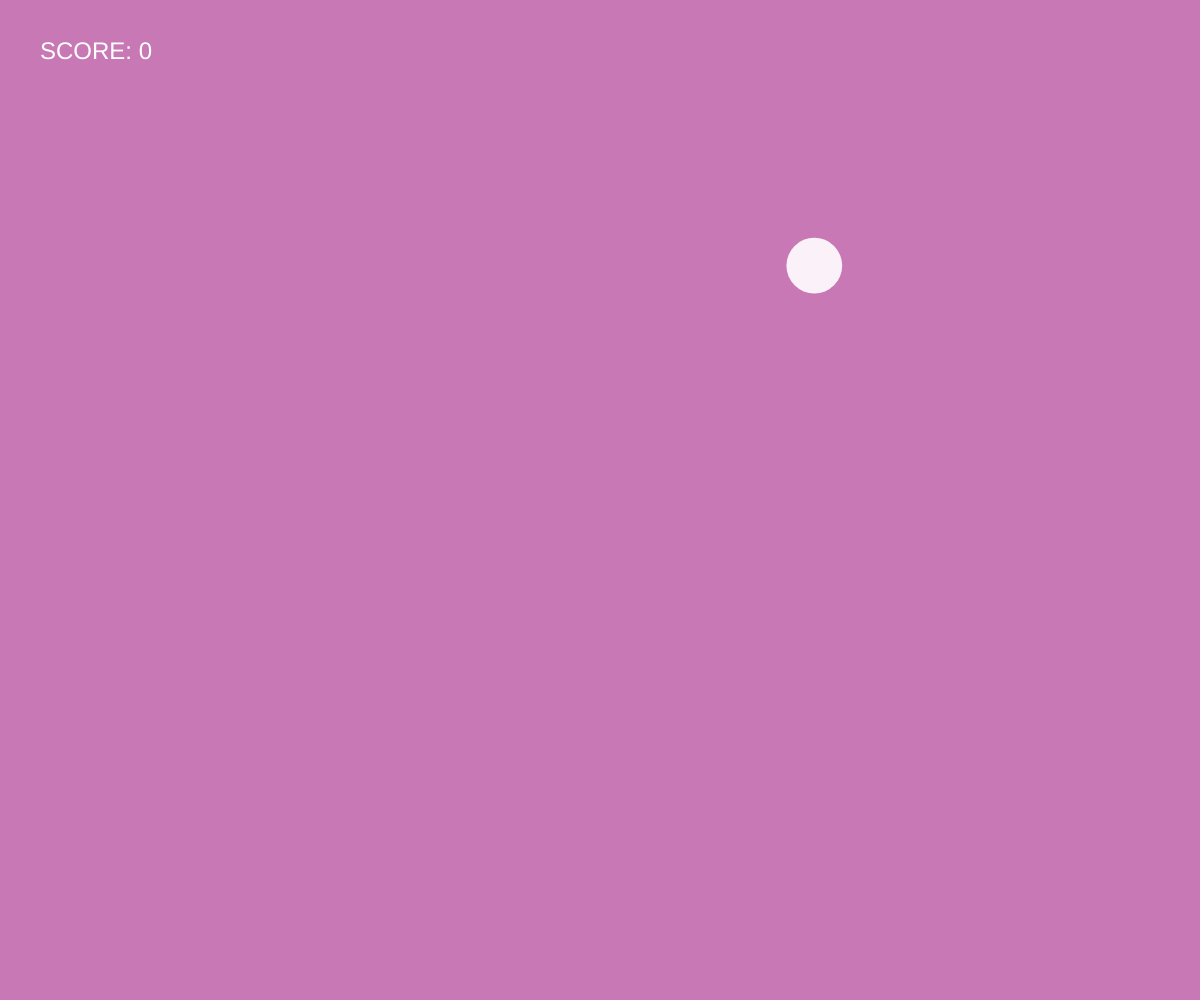
Frame 1 (no input)
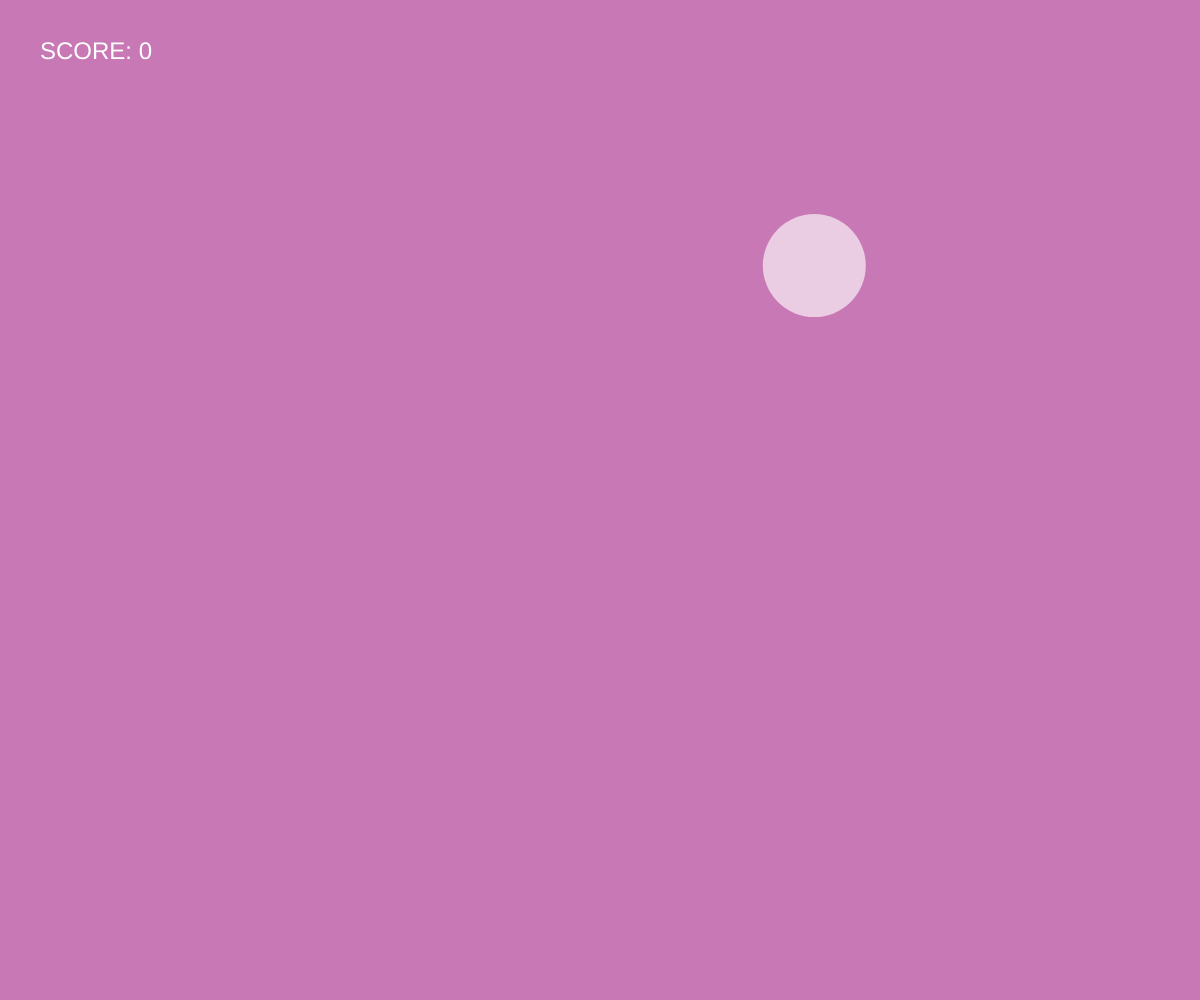
Frame 60 (no input)
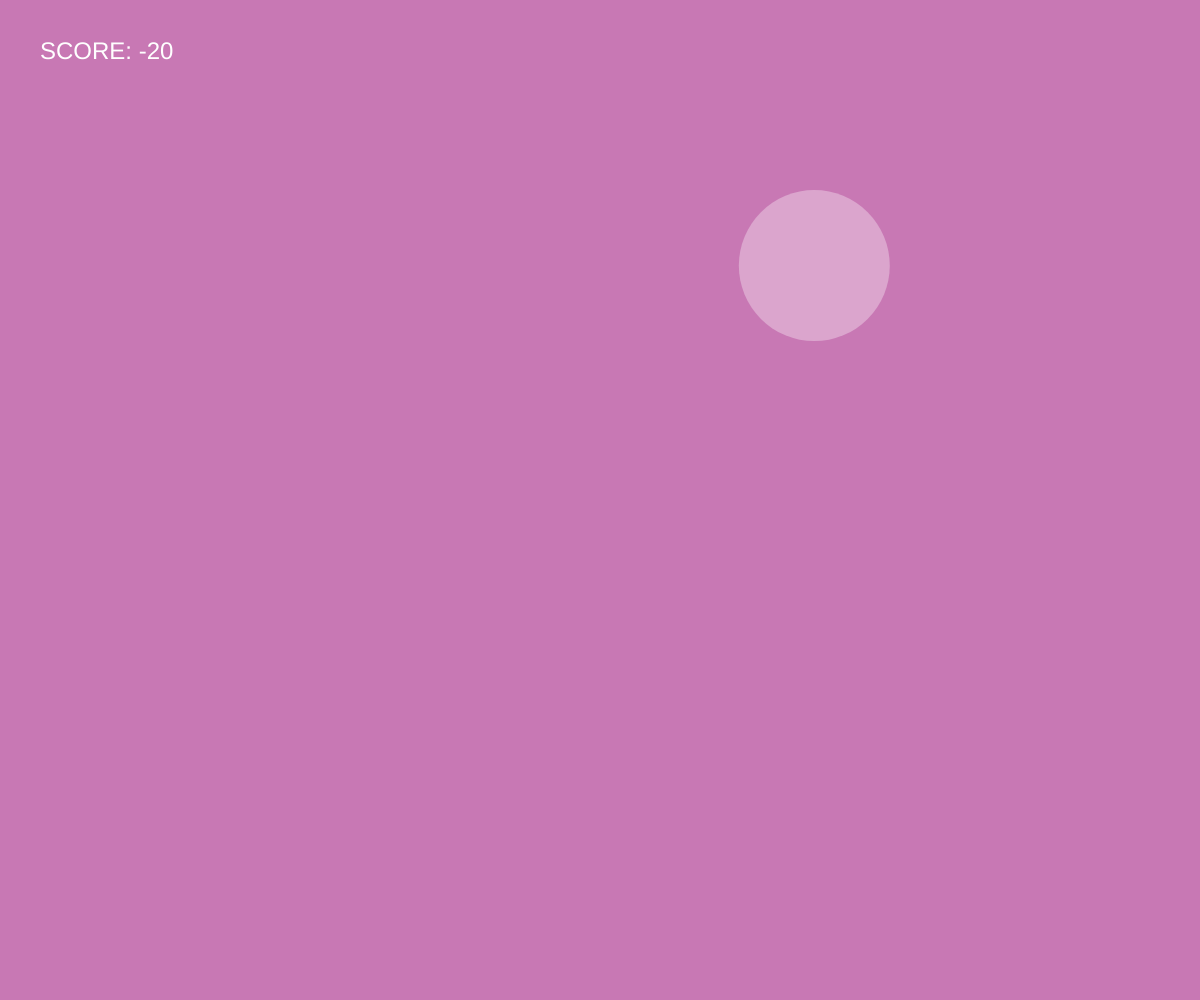
Frame 120 (the mouse pressed at the canvas centre since frame 60)

The p5.js sketch that drew these frames (run headless with seeded random() and noise() and a simulated clock; from frame 60 on, the mouse is pressed at the canvas centre):

// p5.js sketch
// ── sketch.js
let score;
let circle1;

class Circle {
	constructor() {
		this.x = 100 + random(width - 200);
		this.y = 100 + random(height - 200);
		this.r = random(20, 30);
		this.maxr = 100;
	}

	render() {
		circle(this.x, this.y, 2 * this.r);
		fill(255, 255, 255, 255);
	}

	update() {
		this.r = constrain(this.r + 0.4, 20, this.maxr);
		if (this.r == this. maxr) {
			score -= 200;
			circle1 = new Circle();
			console.log(score);
		}
		let alpha = map(this.r, 20, this.maxr, 255, 10);
		fill(255, 255, 255, alpha)
	}
}

function setup() {
	score = 0;
	createCanvas(windowWidth, windowHeight);
	noStroke();
	textAlign(LEFT, TOP);
	textSize(24);
	textFont('Helvetica');
	circle1 = new Circle();
}

function draw() {
	background(200, 120, 180);
	circle1.update();
	circle1.render();

	text("SCORE: ".concat(int(score).toString()), 40, 40);
}

function mousePressed() {
	if (dist(circle1.x, circle1.y, mouseX, mouseY) <= circle1.r) {
		score += 100 - circle1.r;
		circle1 = new Circle();
	} else {
		score -= 20;
	}
	console.log(score);
}
